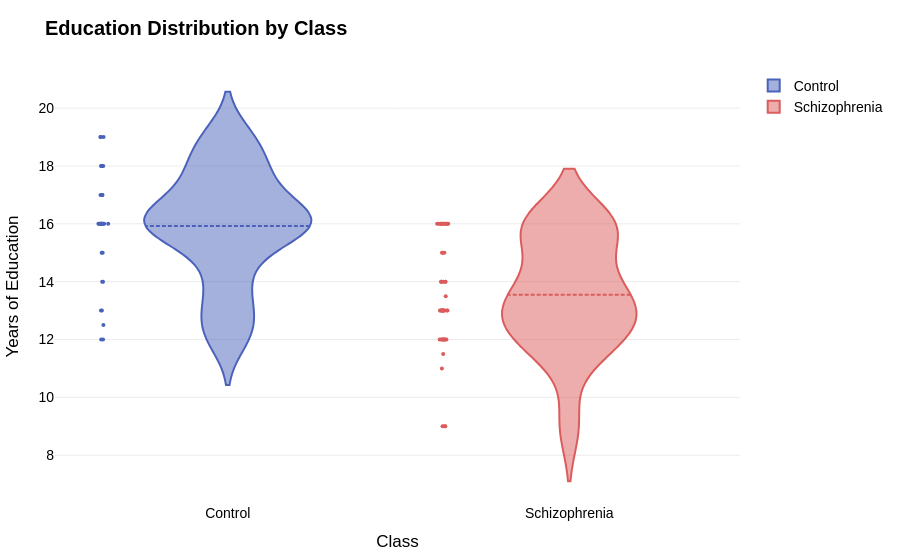

Notebook cell for this chart:
### Markdown cell above
### **Education Distribution by Class**

### Code cell
fig = px.violin(
    subject_demo_pdf,
    x="label_name",
    y="education",
    color="label_name",
    points="all",
    box=False,
    color_discrete_map=CLASS_COLOR_MAP,
    category_orders={"label_name": label_order},
)
fig = apply_layout(fig, "Education Distribution by Class", "Class", "Years of Education")
fig.update_traces(meanline_visible=True, opacity=0.9, jitter=0.08, marker_size=4)
fig.show()

### Figure 1 — Plotly figure (JSON) as saved in the notebook; plotly's stock layout.template omitted (floating-point values rounded to 4 significant figures)
{"data": [{"alignmentgroup": "True", "box": {"visible": false}, "hovertemplate": "label_name=%{x}<br>education=%{y}<extra></extra>", "jitter": 0.08, "legendgroup": "Control", "marker": {"color": "#3852B4", "size": 4}, "meanline": {"visible": true}, "name": "Control", "offsetgroup": "Control", "opacity": 0.9, "orientation": "v", "points": "all", "scalegroup": "True", "showlegend": true, "type": "violin", "x": ["Control", "Control", "Control", "Control", "Control", "Control", "Control", "Control", "Control", "Control", "Control", "Control", "Control", "Control", "Control", "Control", "Control", "Control", "Control", "Control", "Control", "Control", "Control", "Control", "Control", "Control", "Control", "Control", "Control", "Control", "Control", "Control"], "x0": " ", "xaxis": "x", "y": [16.0, 17.0, 18.0, 15.0, 16.0, 18.0, 16.0, 16.0, 17.0, 19.0, 18.0, 16.0, 16.0, 12.0, 16.0, 16.0, 15.0, 18.0, 12.5, 16.0, 19.0, 12.0, 17.0, 16.0, 13.0, 14.0, 19.0, 16.0, 17.0, 13.0, 14.0, 16.0], "y0": " ", "yaxis": "y"}, {"alignmentgroup": "True", "box": {"visible": false}, "hovertemplate": "label_name=%{x}<br>education=%{y}<extra></extra>", "jitter": 0.08, "legendgroup": "Schizophrenia", "marker": {"color": "#D84B4B", "size": 4}, "meanline": {"visible": true}, "name": "Schizophrenia", "offsetgroup": "Schizophrenia", "opacity": 0.9, "orientation": "v", "points": "all", "scalegroup": "True", "showlegend": true, "type": "violin", "x": ["Schizophrenia", "Schizophrenia", "Schizophrenia", "Schizophrenia", "Schizophrenia", "Schizophrenia", "Schizophrenia", "Schizophrenia", "Schizophrenia", "Schizophrenia", "Schizophrenia", "Schizophrenia", "Schizophrenia", "Schizophrenia", "Schizophrenia", "Schizophrenia", "Schizophrenia", "Schizophrenia", "Schizophrenia", "Schizophrenia", "Schizophrenia", "Schizophrenia", "Schizophrenia", "Schizophrenia", "Schizophrenia", "Schizophrenia", "Schizophrenia", "Schizophrenia", "Schizophrenia", "Schizophrenia", "Schizophrenia", "Schizophrenia", "Schizophrenia", "Schizophrenia", "Schizophrenia", "Schizophrenia", "Schizophrenia", "Schizophrenia", "Schizophrenia", "Schizophrenia", "Schizophrenia", "Schizophrenia", "Schizophrenia", "Schizophrenia", "Schizophrenia", "Schizophrenia", "Schizophrenia", "Schizophrenia", "Schizophrenia"], "x0": " ", "xaxis": "x", "y": [11.5, 16.0, 16.0, 9.0, 16.0, 12.0, 12.0, 13.0, 16.0, 12.0, 16.0, 13.0, 13.0, 9.0, 16.0, 12.0, 16.0, 14.0, 13.0, 13.0, 13.0, 14.0, 16.0, 12.0, 11.0, 12.0, 16.0, 13.5, 12.0, 15.0, 14.0, 13.0, 15.0, 12.0, 9.0, 14.0, 16.0, 14.0, 12.0, 15.0, 14.0, 13.0, 16.0, 13.0, 13.0, 16.0, 16.0, 13.0, 13.0], "y0": " ", "yaxis": "y"}], "layout": {"font": {"color": "black", "family": "Arial", "size": 14}, "legend": {"title": {"text": ""}, "tracegroupgap": 0}, "margin": {"b": 40, "l": 40, "r": 40, "t": 70}, "paper_bgcolor": "white", "plot_bgcolor": "white", "title": {"font": {"color": "black"}, "text": "<b>Education Distribution by Class</b>", "x": 0.05, "xanchor": "left"}, "violinmode": "overlay", "xaxis": {"anchor": "y", "categoryarray": ["Control", "Schizophrenia"], "categoryorder": "array", "color": "black", "domain": [0, 1], "showgrid": false, "title": {"text": "Class"}, "zeroline": false}, "yaxis": {"anchor": "x", "color": "black", "domain": [0, 1], "gridcolor": "rgba(0,0,0,0.08)", "showgrid": true, "title": {"text": "Years of Education"}, "zeroline": false}}}
